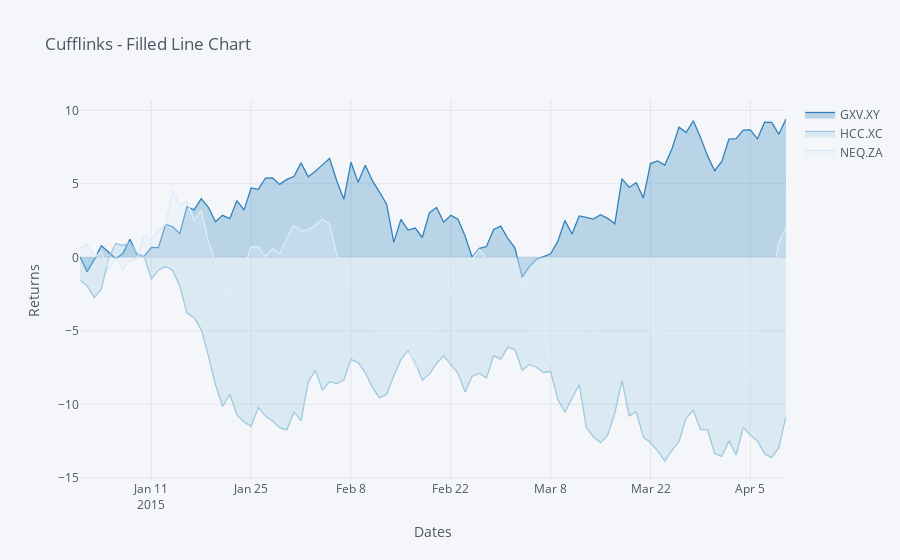

Notebook source saved alongside this figure:
### Code cell
cf.datagen.lines(3).iplot(kind='scatter',xTitle='Dates',yTitle='Returns',title='Cufflinks - Filled Line Chart',
                         colorscale='-blues',fill=True)
